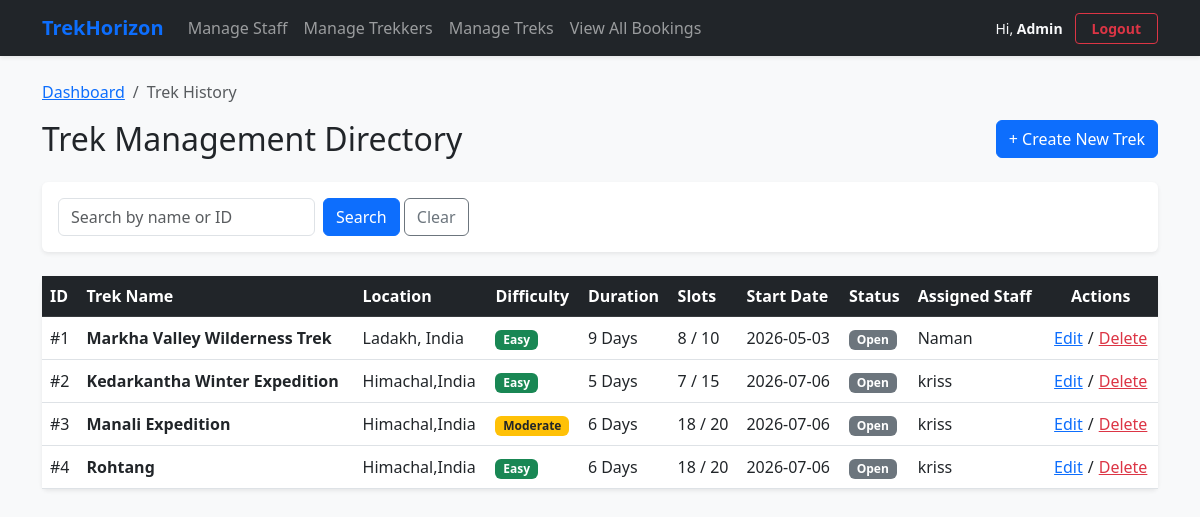
/admin/treks (signed in), run on an earlier commit of the app's database.
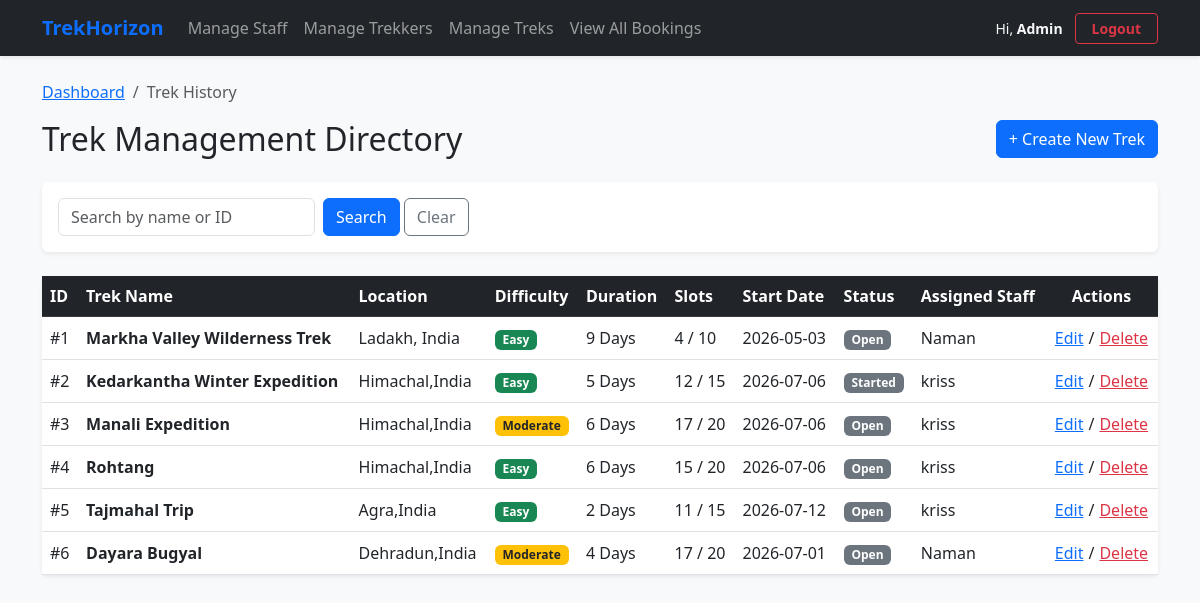
And on a later commit of the database.
### models.py (models this page shows)
class Trek(db.Model):
    trek_id = db.Column(db.Integer, primary_key=True, autoincrement=True)
    trek_name = db.Column(db.String(150), nullable=False)
    location = db.Column(db.String(150), nullable=False)
    difficulty = db.Column(db.Enum('Easy', 'Moderate', 'Hard', name='trek_difficulty'), nullable=False)
    duration_days = db.Column(db.Integer, nullable=False)
    available_slots = db.Column(db.Integer, nullable=False)
    max_slots = db.Column(db.Integer, nullable=False)
    start_date = db.Column(db.Date, nullable=False)
    end_date = db.Column(db.Date, nullable=False)
    status = db.Column(db.Enum('Pending', 'Started', 'Open', 'Closed', 'Completed', name='trek_status'), nullable=False)
    assigned_staff_id = db.Column(db.Integer, db.ForeignKey('user.user_id'), nullable=True)
    cost_per_person = db.Column(db.Float, nullable=False, default=0.0)
    meeting_point = db.Column(db.String(255), nullable=True)
    description = db.Column(db.Text, nullable=True)
    bookings = db.relationship('Booking', backref='trek', lazy=True)

class User(db.Model):
    user_id = db.Column(db.Integer, primary_key=True, autoincrement=True)
    name = db.Column(db.String(100), nullable=False)
    email = db.Column(db.String(100), nullable=False, unique=True)
    password = db.Column(db.String(255), nullable=False)
    phone = db.Column(db.String(20), nullable=True)
    role = db.Column(db.Enum('Admin', 'Staff', 'Trekker', name='user_roles'), nullable=False)
    status = db.Column(db.String(20), nullable=False, default='Approved')
    created_at = db.Column(db.DateTime, default=datetime.utcnow)
    managed_treks = db.relationship('Trek', backref='assigned_staff', lazy=True)
    bookings = db.relationship('Booking', backref='trekker', lazy=True)

### routes/admin.py (the view)
@app.route('/admin/treks')
def admin_trek_list():
    if not check_admin():
        return "Access Forbidden", 403
    search_query = request.args.get('search', '').strip()
    query = Trek.query
    if search_query:
        clean_id = search_query.replace('#', '').strip()
        if clean_id.isdigit():
            query = query.filter(Trek.trek_id == int(clean_id))
        else:
            query = query.filter(Trek.trek_name.like(f"%{search_query}%"))
    all_treks = query.all()
    return render_template('admintreks.html', treks=all_treks, search_query=search_query)

### routes/admin.py (called while the page is built)
def check_admin():
    return 'user_id' in session and session.get('user_role') == 'Admin'

### templates/admintreks.html (shortened to what the changed rows need)
{% extends 'base.html' %}
{% block content %}
    <div class="d-flex justify-content-between align-items-center mb-4">
        <h2 class="mb-0">Trek Management Directory</h2>
    </div>
    <div class="card shadow-sm border-0">
        <div class="card-body p-0">
            <div class="table-responsive">
                <table class="table table-hover mb-0 align-middle">
                    <thead class="table-dark text-nowrap">
                        <tr>
                            <th>ID</th>
                            <th>Trek Name</th>
                            <th>Location</th>
                            <th>Difficulty</th>
                            <th>Duration</th>
                            <th>Slots</th>
                            <th>Start Date</th>
                            <th>Status</th>
                            <th>Assigned Staff</th>
                            <th class="text-center">Actions</th>
                        </tr>
                    </thead>
                    <tbody>
                        {% if treks %}
                            {% for trek in treks %}
                            <tr>
                                <td>#{{ trek.trek_id }}</td>
                                <td><strong>{{ trek.trek_name }}</strong></td>
                                <td>{{ trek.location }}</td>
                                <td>
                                    <span class="badge {% if trek.difficulty == 'Easy' %}bg-success{% elif trek.difficulty == 'Moderate' %}bg-warning text-dark{% else %}bg-danger{% endif %}">
                                        {{ trek.difficulty }}
                                    </span>
                                </td>
                                <td>{{ trek.duration_days }} Days</td>
                                <td>{{ trek.available_slots }} / {{ trek.max_slots }}</td>
                                <td>{{ trek.start_date.strftime('%Y-%m-%d') }}</td>
                                <td>
                                    <span class="badge bg-secondary">{{ trek.status }}</span>
                                </td>
                                <td>
                                    {% if trek.assigned_staff %}
                                        {{ trek.assigned_staff.name }}
                                    {% else %}
                                        <em class="text-muted">Unassigned</em>
                                    {% endif %}
                                </td>
                                <td class="text-center">
                                    <div class="d-inline-flex align-items-center gap-1">
                                        <a href="/admin/trek/edit/{{ trek.trek_id }}" class="btn btn-link p-0 text-primary">Edit</a>
                                        <span>/</span>
                                        <form action="/admin/trek/delete/{{ trek.trek_id }}" method="POST" onsubmit="return confirm('Are you absolutely sure you want to permanently delete this trek? This action cannot be undone.');" class="d-inline">
                                            <button type="submit" class="btn btn-link p-0 text-danger align-baseline">Delete</button>
                                        </form>
                                    </div>
                                </td>
                            </tr>
                            {% endfor %}
                        {% else %}
                            <tr>
                                <td colspan="10" class="text-center py-4 text-muted">No treks match your search parameters. Click "Clear" to view all records.</td>
                            </tr>
                        {% endif %}
                    </tbody>
                </table>
            </div>
        </div>
    </div>
{% endblock %}

What changed in the data, as far as the page shows it:
changed Trek "Markha Valley Wilderness Trek": available_slots "8" → "4"
changed Trek "Kedarkantha Winter Expedition": available_slots "7" → "12"; status "Open" → "Started"
changed Trek "Manali Expedition": available_slots "18" → "17"
changed Trek "Rohtang": available_slots "18" → "15"
added Trek: trek_id "5", trek_name "Tajmahal Trip", location "Agra,India", difficulty "Easy", duration_days "2", available_slots "11", max_slots "15", start_date "2026-07-12", status "Open", assigned_staff.name "kriss"
added Trek: trek_id "6", trek_name "Dayara Bugyal", location "Dehradun,India", difficulty "Moderate", duration_days "4", available_slots "17", max_slots "20", start_date "2026-07-01", status "Open", assigned_staff.name "Naman"
